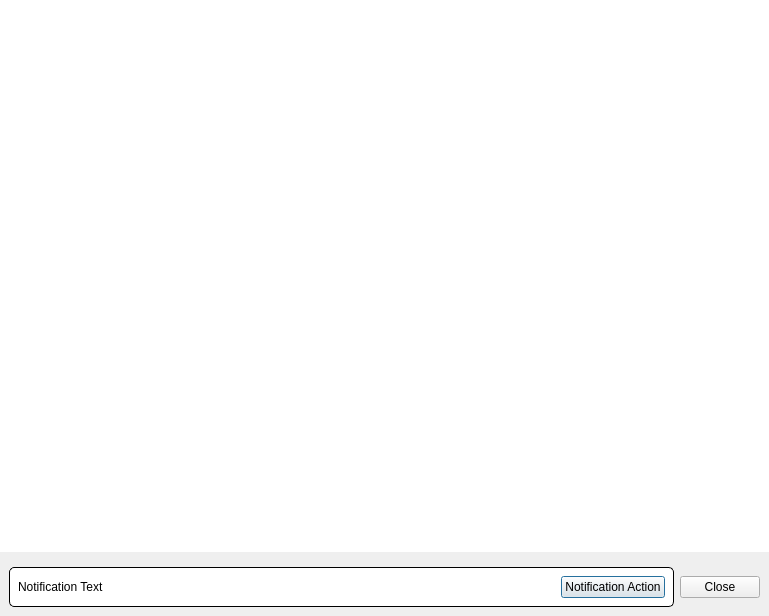
<?xml version="1.0" encoding="UTF-8"?>
<ui version="4.0">
 <class>CodeViewerDialog</class>
 <widget class="QDialog" name="CodeViewerDialog">
  <property name="geometry">
   <rect>
    <x>0</x>
    <y>0</y>
    <width>769</width>
    <height>616</height>
   </rect>
  </property>
  <property name="windowTitle">
   <string>Dialog</string>
  </property>
  <layout class="QGridLayout" name="gridLayout">
   <property name="leftMargin">
    <number>0</number>
   </property>
   <property name="topMargin">
    <number>0</number>
   </property>
   <property name="rightMargin">
    <number>0</number>
   </property>
   <property name="bottomMargin">
    <number>0</number>
   </property>
   <item row="1" column="0">
    <widget class="QFrame" name="frame">
     <property name="sizePolicy">
      <sizepolicy hsizetype="Preferred" vsizetype="Preferred">
       <horstretch>0</horstretch>
       <verstretch>0</verstretch>
      </sizepolicy>
     </property>
     <property name="frameShape">
      <enum>QFrame::NoFrame</enum>
     </property>
     <property name="frameShadow">
      <enum>QFrame::Plain</enum>
     </property>
     <property name="lineWidth">
      <number>0</number>
     </property>
     <layout class="QHBoxLayout" name="frame_layout">
      <item>
       <widget class="QWidget" name="notification_box" native="true">
        <property name="autoFillBackground">
         <bool>false</bool>
        </property>
        <property name="styleSheet">
         <string notr="true">.QWidget { border-radius: 5px; border: 1px solid palette(text); background-color: palette(base); }
</string>
        </property>
        <layout class="QGridLayout" name="gridLayout_4">
         <item row="0" column="0">
          <widget class="QLabel" name="notification_text">
           <property name="text">
            <string>Notification Text</string>
           </property>
           <property name="wordWrap">
            <bool>true</bool>
           </property>
          </widget>
         </item>
         <item row="0" column="1">
          <widget class="QPushButton" name="notification_action_button">
           <property name="sizePolicy">
            <sizepolicy hsizetype="Fixed" vsizetype="Fixed">
             <horstretch>0</horstretch>
             <verstretch>0</verstretch>
            </sizepolicy>
           </property>
           <property name="text">
            <string>Notification Action</string>
           </property>
          </widget>
         </item>
        </layout>
       </widget>
      </item>
      <item>
       <widget class="QDialogButtonBox" name="buttonBox">
        <property name="sizePolicy">
         <sizepolicy hsizetype="Fixed" vsizetype="Fixed">
          <horstretch>0</horstretch>
          <verstretch>0</verstretch>
         </sizepolicy>
        </property>
        <property name="standardButtons">
         <set>QDialogButtonBox::Close</set>
        </property>
       </widget>
      </item>
     </layout>
    </widget>
   </item>
   <item row="0" column="0">
    <widget class="orbit_code_viewer::Viewer" name="viewer">
     <property name="frameShape">
      <enum>QFrame::NoFrame</enum>
     </property>
     <property name="frameShadow">
      <enum>QFrame::Plain</enum>
     </property>
     <property name="lineWidth">
      <number>0</number>
     </property>
     <property name="readOnly">
      <bool>true</bool>
     </property>
    </widget>
   </item>
  </layout>
 </widget>
 <customwidgets>
  <customwidget>
   <class>orbit_code_viewer::Viewer</class>
   <extends>QPlainTextEdit</extends>
   <header>CodeViewer/Viewer.h</header>
  </customwidget>
 </customwidgets>
 <resources/>
 <connections/>
</ui>
